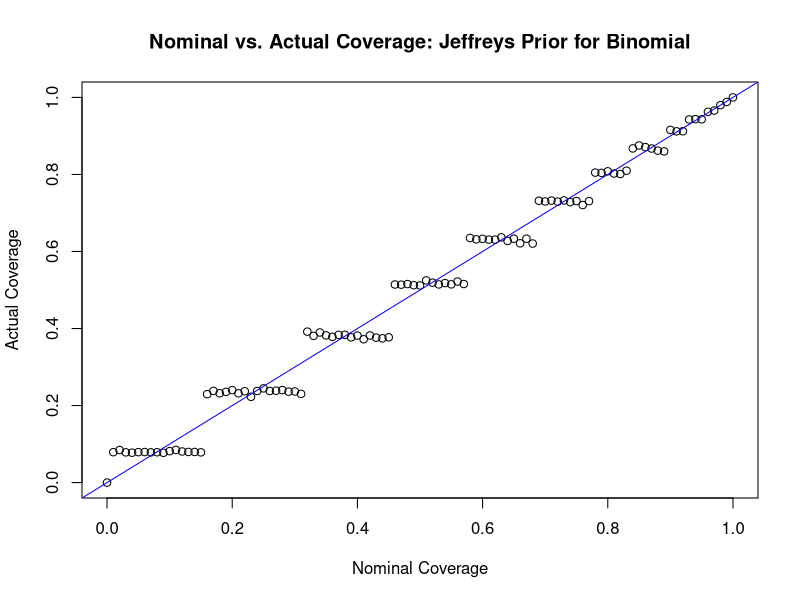
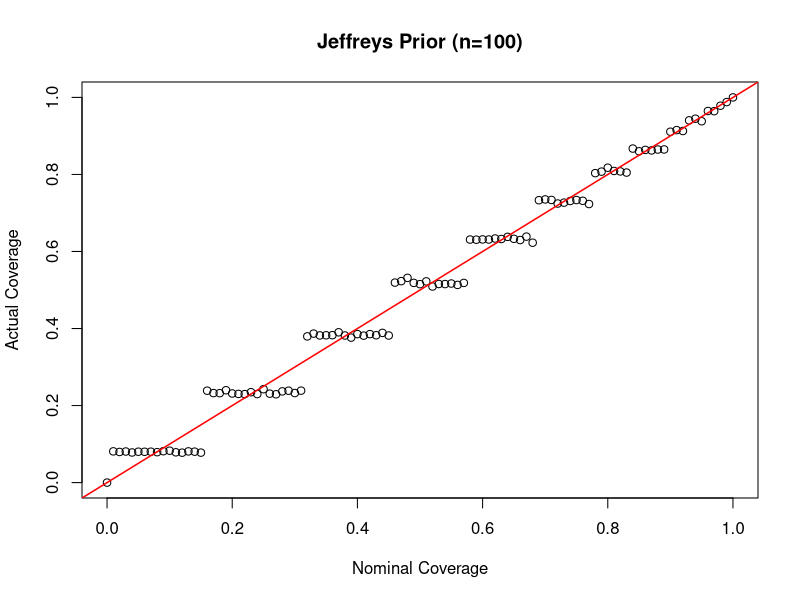
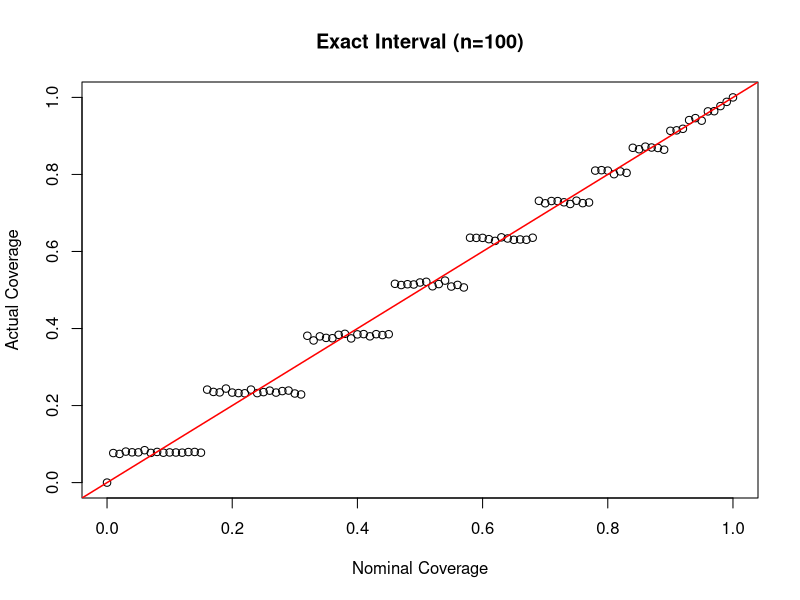
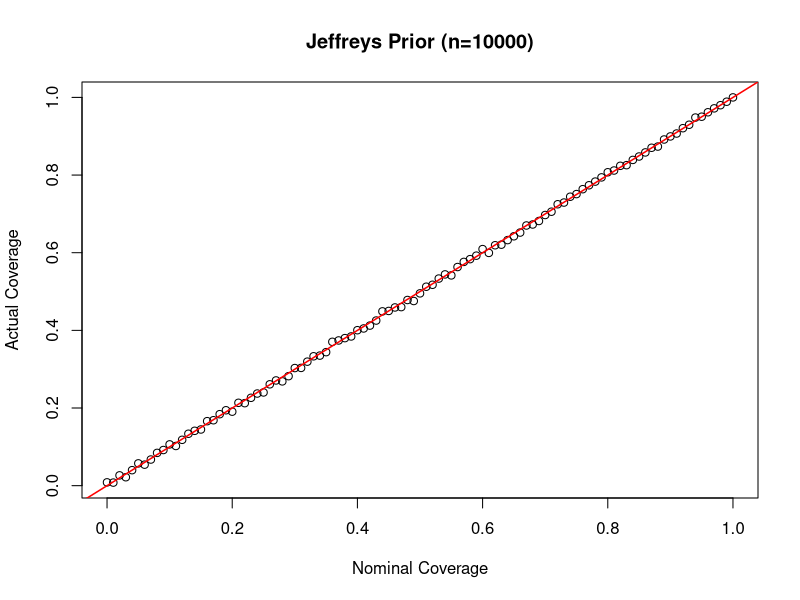
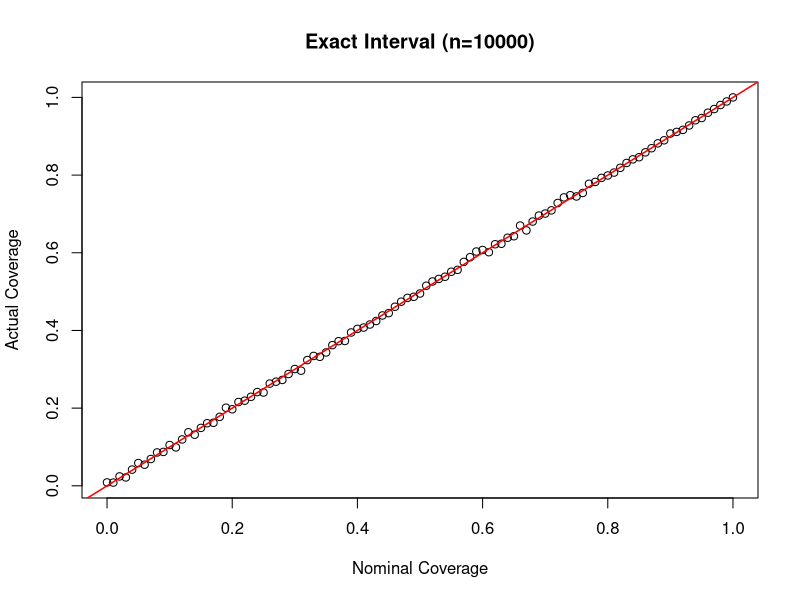
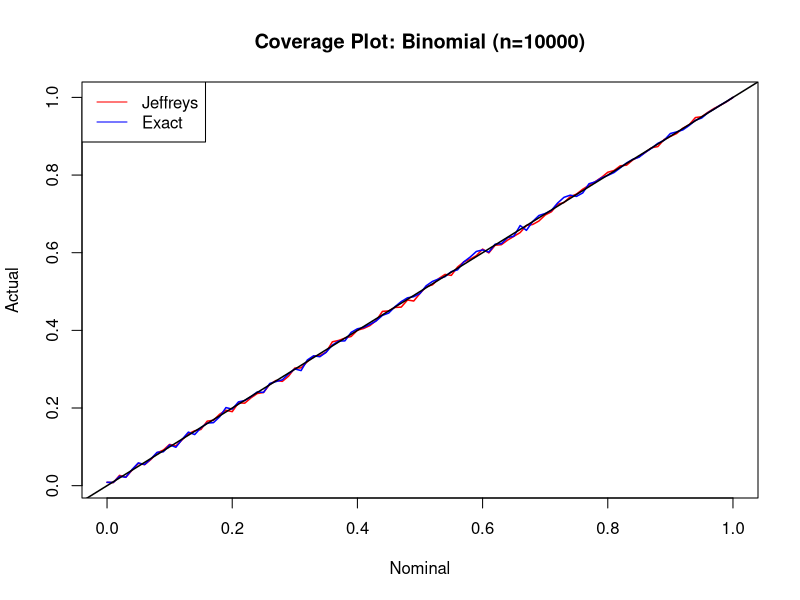

Generate these figures, in order, with R:

# Binomial Interval Simulation

rm(list=ls())

# Number of datasets from which to compute the coverage:
n_datasets <- 500
alpha <- 0.05 # 95% intervals
# Jeffreys prior:
a <- 0.5
b <- 0.5
# Set n and p:
n <- 100
p <- 0.5

# Simulate n_datasets:
y_successes <- rbinom(n=n_datasets,size=n,prob=p)

# Computer lower value of posterior intervals:
pi_lo <- qbeta(alpha/2,a+y_successes,b+n-y_successes)

# Computer upper value of posterior intervals:
pi_hi <- qbeta(1-alpha/2,a+y_successes,b+n-y_successes)

# See if the true value is in the interval:
coverage_indicators <- (p >= pi_lo) & (p <= pi_hi)

# Compute the empirical coverage:
empirical_coverage <- mean(coverage_indicators)

cat(paste0("Empirical coverage of ",100*(1-alpha),"% Posterior Interval (with p=",p,"): ",empirical_coverage,"\n"))

# Functionize:
"binom.coverage" <- function(n,a,b,n_datasets,alpha,interval.type)
{
  y_successes <- rbinom(n=n_datasets,size=n,prob=p)
  if (interval.type=="conjugate.bayes"){
    pi_lo <- qbeta(alpha/2,a+y_successes,b+n-y_successes)
    pi_hi <- qbeta(1-alpha/2,a+y_successes,b+n-y_successes)
  } else {
    if (interval.type=="exact.freq"){
      pi_lo <- pi_hi <- rep(NA,n_datasets)
      for (i in 1:n_datasets){
        # binom.test is not vectorized :(
        tmp <- as.numeric(binom.test(x=y_successes,n=n,conf.level=1-alpha)$conf.int)
        pi_lo[i] <- tmp[1]
        pi_hi[i] <- tmp[2]
      } 
    } else {
      stop("Unknown interval type: must be either 'conjugate.bayes' or 'exact.freq'")
    }
  }
  coverage_indicators <- !((p < pi_lo) | (p > pi_hi))
  empirical_coverage <- mean(coverage_indicators)
  return(empirical_coverage)
}


binom.coverage(n_datasets=n_datasets,n=n,a=a,b=b,alpha=alpha,interval.type="conjugate.bayes")

n_datasets <- 100000
binom.coverage(n_datasets=n_datasets,n=n,a=a,b=b,alpha=alpha,interval.type="conjugate.bayes")

n_datasets <- 10000
alpha_vec <- seq(0,1,by=0.01)
coverage_vec <- rep(NA,length(alpha_vec))
for (i in 1:length(coverage_vec)){
  coverage_vec[i] <- binom.coverage(n_datasets=n_datasets,n=n,a=a,b=b,alpha=alpha_vec[i],interval.type="conjugate.bayes")
  cat("Finished coverage for alpha=",alpha_vec[i],"\n")
}

plot(x=1-alpha_vec,y=coverage_vec,type="p",xlab="Nominal Coverage",ylab="Actual Coverage",
     main="Nominal vs. Actual Coverage: Jeffreys Prior for Binomial")
abline(a=0,b=1,col='blue')
"full_coverage_sim" <- function(n_datasets,n,a,b,interval.type,main=NULL,do.plot=TRUE,verbose=TRUE)
{
  alpha_vec <- seq(0,1,by=0.01)
  coverage_vec <- rep(NA,length(alpha_vec))
  for (i in 1:length(coverage_vec)){
    coverage_vec[i] <- binom.coverage(n_datasets=n_datasets,n=n,a=a,b=b,alpha=alpha_vec[i],interval.type="conjugate.bayes")
    if (verbose){
      cat("Finished coverage for alpha=",alpha_vec[i],"\n")
    }
  }
  if (do.plot){
    if (is.null(main)){
      main <- "Nominal vs. Actual Coverage"
    }
    plot(x=1-alpha_vec,y=coverage_vec,type="p",xlab="Nominal Coverage",ylab="Actual Coverage",main=main)
    abline(a=0,b=1,col="red",lwd=1.5)
  }
  return(data.frame("nominal"=1-alpha_vec,"actual"=coverage_vec))
}

n <- 100
jeffreys <- full_coverage_sim(n_datasets=n_datasets,n=n,a=a,b=b,interval.type="conjugate.bayes",main=paste0("Jeffreys Prior (n=",n,")"))
exactfrq <- full_coverage_sim(n_datasets=n_datasets,n=n,a=a,b=b,interval.type="exact.freq",main=paste0("Exact Interval (n=",n,")"))


n <- 10000
jeffreys <- full_coverage_sim(n_datasets=n_datasets,n=n,a=a,b=b,interval.type="conjugate.bayes",main=paste0("Jeffreys Prior (n=",n,")"))
exactfrq <- full_coverage_sim(n_datasets=n_datasets,n=n,a=a,b=b,interval.type="exact.freq",main=paste0("Exact Interval (n=",n,")"))

lwd <- 1.5
plot(x=jeffreys$nominal,y=jeffreys$actual,type="l",xlab="Nominal",ylab="Actual",main=paste0("Coverage Plot: Binomial (n=",n,")"),col="red",lwd=lwd)
lines(x=exactfrq$nominal,y=exactfrq$actual,col="blue",lwd=lwd)
legend(legend=c("Jeffreys","Exact"),"topleft",col=c("red","blue"),lty=1)
abline(a=0,b=1,col="black",lwd=lwd)

